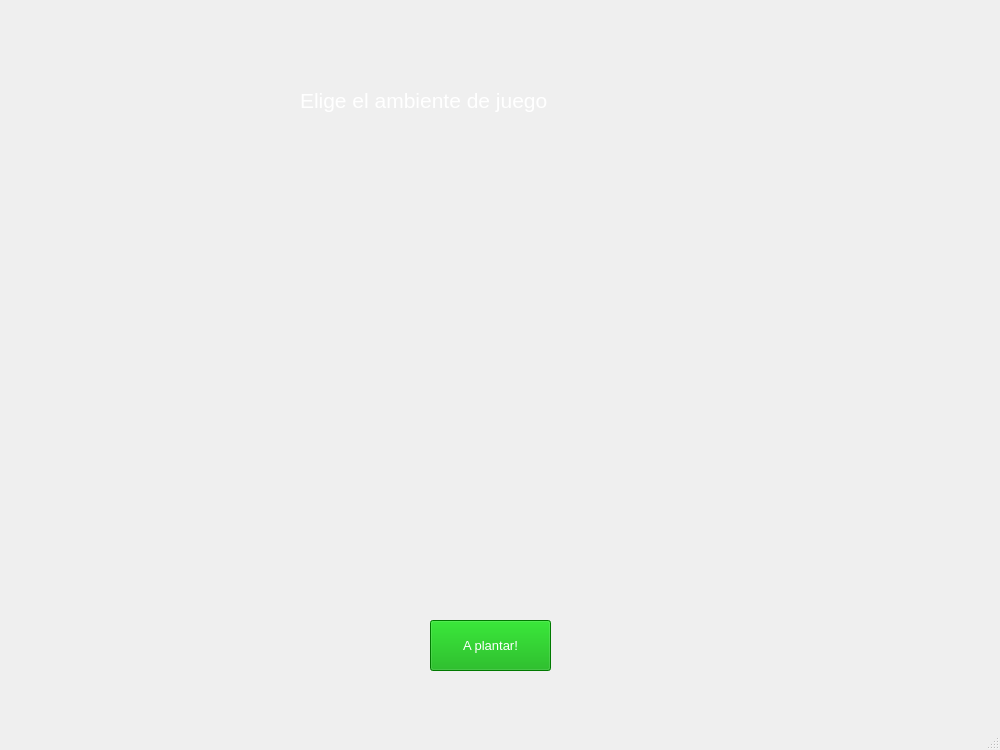
<?xml version="1.0" encoding="UTF-8"?>
<ui version="4.0">
 <class>VentanaPrincipal</class>
 <widget class="QMainWindow" name="VentanaPrincipal">
  <property name="geometry">
   <rect>
    <x>0</x>
    <y>0</y>
    <width>1000</width>
    <height>750</height>
   </rect>
  </property>
  <property name="minimumSize">
   <size>
    <width>1000</width>
    <height>750</height>
   </size>
  </property>
  <property name="maximumSize">
   <size>
    <width>1000</width>
    <height>750</height>
   </size>
  </property>
  <property name="windowTitle">
   <string>Ventana Principal</string>
  </property>
  <widget class="QWidget" name="centralwidget">
   <widget class="QLabel" name="imagen_fondo">
    <property name="geometry">
     <rect>
      <x>0</x>
      <y>0</y>
      <width>1000</width>
      <height>750</height>
     </rect>
    </property>
    <property name="autoFillBackground">
     <bool>true</bool>
    </property>
    <property name="text">
     <string/>
    </property>
    <property name="pixmap">
     <pixmap>../sprites/Fondos/fondoMenu.png</pixmap>
    </property>
    <property name="scaledContents">
     <bool>true</bool>
    </property>
   </widget>
   <widget class="QLabel" name="titulo_ventana">
    <property name="geometry">
     <rect>
      <x>300</x>
      <y>50</y>
      <width>501</width>
      <height>101</height>
     </rect>
    </property>
    <property name="font">
     <font>
      <pointsize>16</pointsize>
     </font>
    </property>
    <property name="styleSheet">
     <string notr="true">color: rgb(255, 255, 255);</string>
    </property>
    <property name="text">
     <string>Elige el ambiente de juego</string>
    </property>
   </widget>
   <widget class="QLabel" name="cancha_dia">
    <property name="geometry">
     <rect>
      <x>40</x>
      <y>170</y>
      <width>431</width>
      <height>301</height>
     </rect>
    </property>
    <property name="text">
     <string/>
    </property>
    <property name="pixmap">
     <pixmap>../sprites/Fondos/jardinAbuela.png</pixmap>
    </property>
    <property name="scaledContents">
     <bool>true</bool>
    </property>
   </widget>
   <widget class="QLabel" name="cancha_noche">
    <property name="geometry">
     <rect>
      <x>520</x>
      <y>170</y>
      <width>431</width>
      <height>301</height>
     </rect>
    </property>
    <property name="text">
     <string/>
    </property>
    <property name="pixmap">
     <pixmap>../sprites/Fondos/salidaNocturna.png</pixmap>
    </property>
    <property name="scaledContents">
     <bool>true</bool>
    </property>
   </widget>
   <widget class="QPushButton" name="boton_inicio">
    <property name="geometry">
     <rect>
      <x>430</x>
      <y>620</y>
      <width>121</width>
      <height>51</height>
     </rect>
    </property>
    <property name="font">
     <font>
      <pointsize>10</pointsize>
     </font>
    </property>
    <property name="styleSheet">
     <string notr="true">color: rgb(255, 255, 255);
background-color: rgb(0, 170, 0);</string>
    </property>
    <property name="text">
     <string>A plantar!</string>
    </property>
   </widget>
  </widget>
  <widget class="QMenuBar" name="menubar">
   <property name="geometry">
    <rect>
     <x>0</x>
     <y>0</y>
     <width>1000</width>
     <height>18</height>
    </rect>
   </property>
  </widget>
  <widget class="QStatusBar" name="statusbar"/>
 </widget>
 <resources/>
 <connections/>
</ui>
